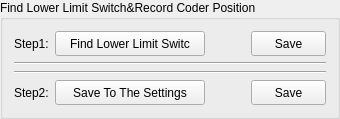
    <widget class="QGroupBox" name="groupBox_4">
     <property name="title">
      <string>Find Lower Limit Switch&amp;&amp;Record Coder Position</string>
     </property>
     <layout class="QHBoxLayout" name="horizontalLayout_13">
      <item>
       <layout class="QHBoxLayout" name="horizontalLayout_35">
        <item>
         <layout class="QVBoxLayout" name="verticalLayout_6">
          <item>
           <layout class="QHBoxLayout" name="horizontalLayout_33">
            <item>
             <widget class="QLabel" name="label_56">
              <property name="text">
               <string>Step1:</string>
              </property>
             </widget>
            </item>
            <item>
             <widget class="QPushButton" name="Pb_FindLowerLimit">
              <property name="minimumSize">
               <size>
                <width>150</width>
                <height>25</height>
               </size>
              </property>
              <property name="text">
               <string>Find Lower Limit Switc</string>
              </property>
             </widget>
            </item>
            <item>
             <spacer name="horizontalSpacer_27">
              <property name="orientation">
               <enum>Qt::Horizontal</enum>
              </property>
              <property name="sizeHint" stdset="0">
               <size>
                <width>40</width>
                <height>20</height>
               </size>
              </property>
             </spacer>
            </item>
            <item>
             <widget class="QPushButton" name="Pb_Save">
              <property name="sizePolicy">
               <sizepolicy hsizetype="Minimum" vsizetype="Expanding">
                <horstretch>0</horstretch>
                <verstretch>0</verstretch>
               </sizepolicy>
              </property>
              <property name="minimumSize">
               <size>
                <width>75</width>
                <height>25</height>
               </size>
              </property>
              <property name="maximumSize">
               <size>
                <width>75</width>
                <height>25</height>
               </size>
              </property>
              <property name="text">
               <string>Save</string>
              </property>
             </widget>
            </item>
           </layout>
          </item>
          <item>
           <widget class="Line" name="line_2">
            <property name="orientation">
             <enum>Qt::Horizontal</enum>
            </property>
           </widget>
          </item>
          <item>
           <widget class="Line" name="line_4">
            <property name="orientation">
             <enum>Qt::Horizontal</enum>
            </property>
           </widget>
          </item>
          <item>
           <layout class="QHBoxLayout" name="horizontalLayout_38">
            <item>
             <widget class="QLabel" name="label_59">
              <property name="text">
               <string>Step2:</string>
              </property>
             </widget>
            </item>
            <item>
             <widget class="QPushButton" name="Pb_SaveToSetting">
              <property name="minimumSize">
               <size>
                <width>150</width>
                <height>25</height>
               </size>
              </property>
              <property name="text">
               <string>Save To The Settings</string>
              </property>
             </widget>
            </item>
            <item>
             <spacer name="horizontalSpacer_28">
              <property name="orientation">
               <enum>Qt::Horizontal</enum>
              </property>
              <property name="sizeHint" stdset="0">
               <size>
                <width>40</width>
                <height>20</height>
               </size>
              </property>
             </spacer>
            </item>
            <item>
             <widget class="QPushButton" name="Pb_Export">
              <property name="sizePolicy">
               <sizepolicy hsizetype="Minimum" vsizetype="Expanding">
                <horstretch>0</horstretch>
                <verstretch>0</verstretch>
               </sizepolicy>
              </property>
              <property name="minimumSize">
               <size>
                <width>75</width>
                <height>25</height>
               </size>
              </property>
              <property name="maximumSize">
               <size>
                <width>75</width>
                <height>25</height>
               </size>
              </property>
              <property name="text">
               <string>Save</string>
              </property>
             </widget>
            </item>
           </layout>
          </item>
         </layout>
        </item>
       </layout>
      </item>
     </layout>
    </widget>
